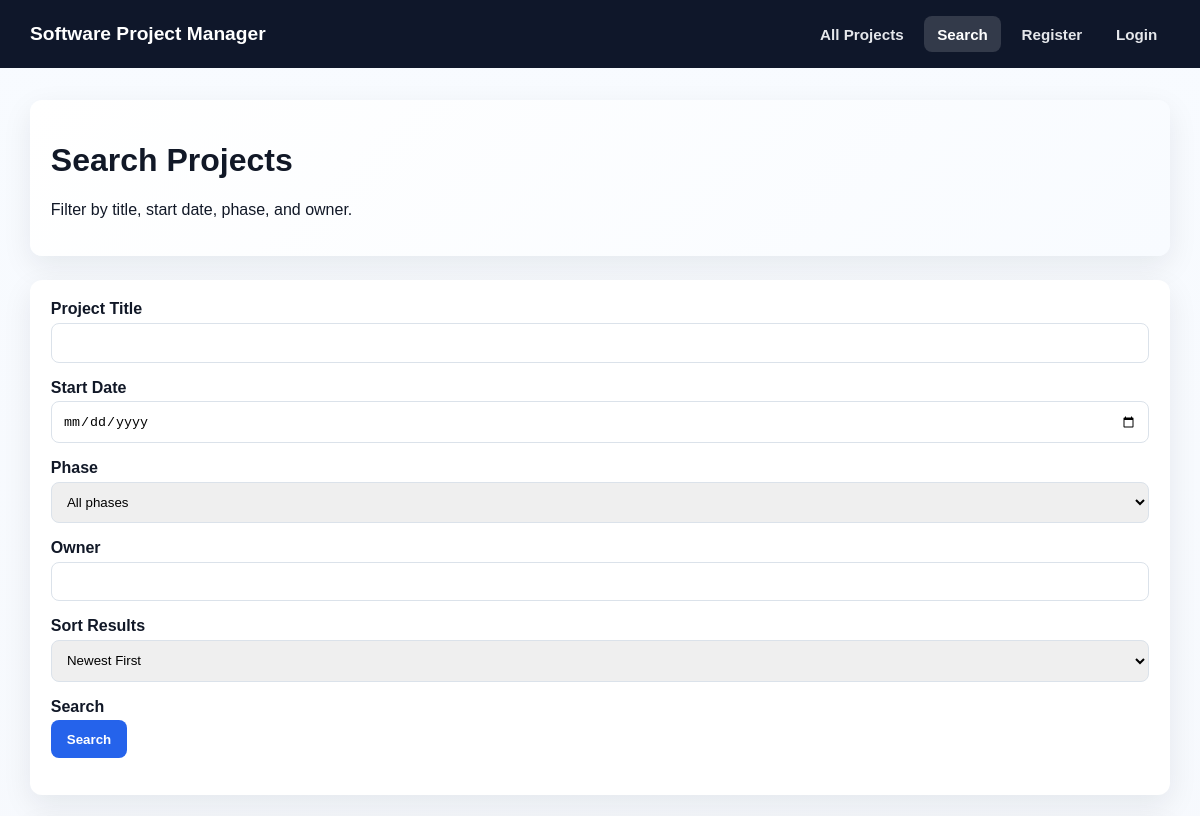
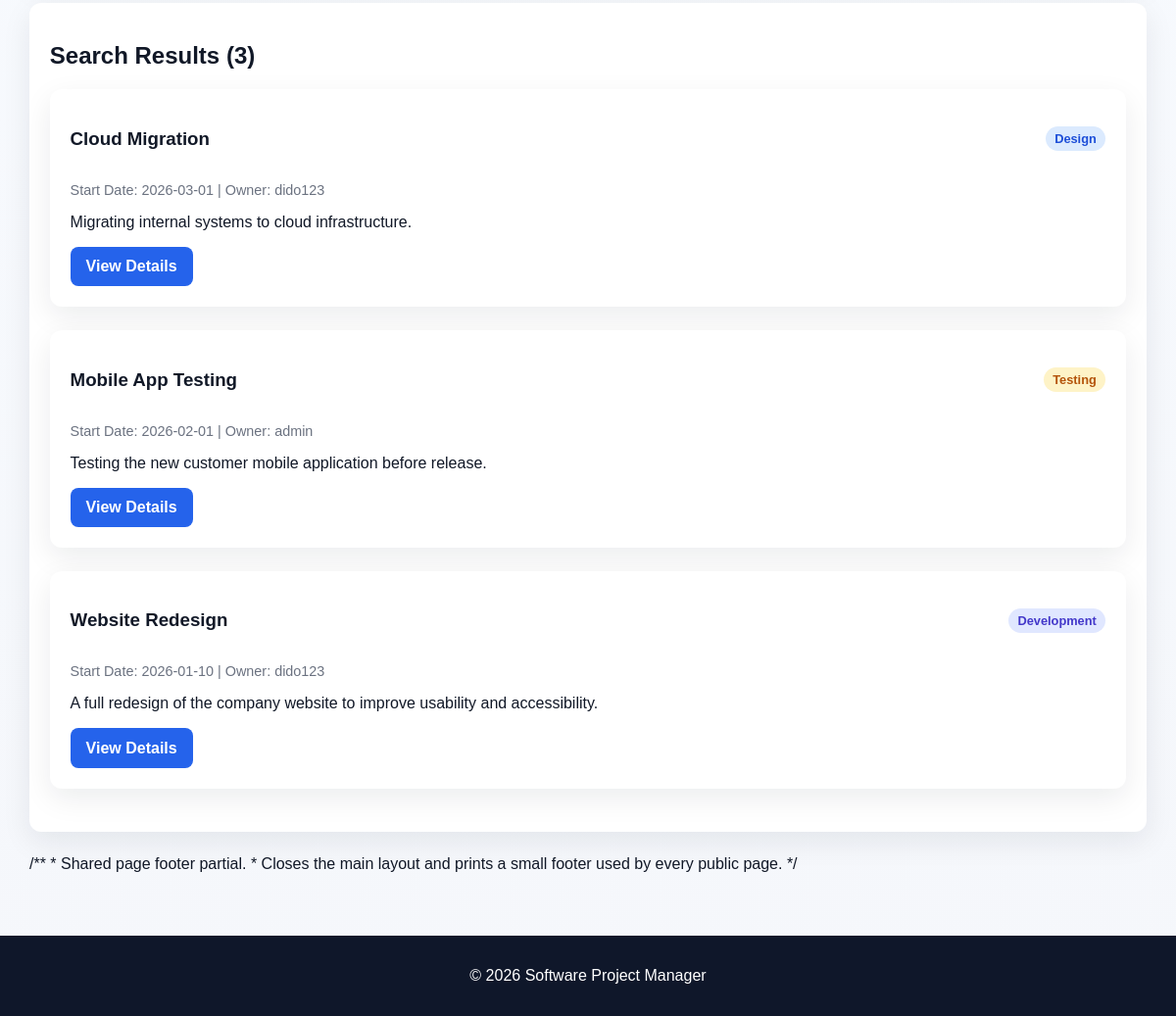
Screenshot of /search.php with the database file from the repository (2 pictures, top to bottom).
### tables this page shows
CREATE TABLE projects (
    pid INT UNSIGNED AUTO_INCREMENT PRIMARY KEY,
    title VARCHAR(150) NOT NULL,
    start_date DATE NOT NULL,
    end_date DATE DEFAULT NULL,
    short_description TEXT NOT NULL,
    phase ENUM('design', 'development', 'testing', 'deployment', 'complete') NOT NULL,
    uid INT UNSIGNED NOT NULL,
    created_at TIMESTAMP DEFAULT CURRENT_TIMESTAMP,
    updated_at TIMESTAMP DEFAULT CURRENT_TIMESTAMP ON UPDATE CURRENT_TIMESTAMP,
    CONSTRAINT fk_projects_user
        FOREIGN KEY (uid) REFERENCES users(uid)
        ON DELETE CASCADE
        ON UPDATE CASCADE
);

CREATE TABLE users (
    uid INT UNSIGNED AUTO_INCREMENT PRIMARY KEY,
    username VARCHAR(50) NOT NULL UNIQUE,
    password VARCHAR(255) NOT NULL,
    email VARCHAR(100) NOT NULL UNIQUE,
    role ENUM('user', 'admin') NOT NULL DEFAULT 'user',
    created_at TIMESTAMP DEFAULT CURRENT_TIMESTAMP
);

### includes/functions.php (called while the page is built, shortened)
<?php
function e(string $value): string
{
    return htmlspecialchars($value, ENT_QUOTES, 'UTF-8');
}
function normalizeString(string $value): string
{
    return trim($value);
}
function phaseLabel(string $phase): string
{
    return ucfirst($phase);
}

### public/search.php (the view, shortened to what this page needs)
<?php
require_once __DIR__ . '/../includes/functions.php';
$pdo = getPDO();
$keyword = normalizeString($_GET['keyword'] ?? '');
$startDate = normalizeString($_GET['start_date'] ?? '');
$owner = normalizeString($_GET['owner'] ?? '');
$sort = $_GET['sort'] ?? 'start_desc';
$sortOptions = [
    'start_desc' => 'p.start_date DESC, p.pid DESC',
    'start_asc'  => 'p.start_date ASC, p.pid ASC',
    'title_asc'  => 'p.title ASC, p.pid ASC',
    'title_desc' => 'p.title DESC, p.pid DESC'
];
$orderBy = $sortOptions[$sort] ?? $sortOptions['start_desc'];
$where = [];
$whereSql = $where ? 'WHERE ' . implode(' AND ', $where) : '';
$countSql = "SELECT COUNT(*) FROM projects p INNER JOIN users u ON p.uid = u.uid {$whereSql}";
$countStmt = $pdo->prepare($countSql);
$countStmt->execute();
$totalProjects = (int) $countStmt->fetchColumn();
$pagination = paginate($totalProjects, 5);
$sql = "
    SELECT p.pid, p.title, p.start_date, p.short_description, p.phase, u.username
    FROM projects p
    INNER JOIN users u ON p.uid = u.uid
    {$whereSql}
    ORDER BY {$orderBy}
    LIMIT :limit OFFSET :offset
";
$stmt = $pdo->prepare($sql);
$stmt->bindValue(':limit', $pagination['per_page'], PDO::PARAM_INT);
$stmt->bindValue(':offset', $pagination['offset'], PDO::PARAM_INT);
$stmt->execute();
$projects = $stmt->fetchAll();
require_once __DIR__ . '/../includes/header.php';
?>
<div class="card hero-card">
    <h1>Search Projects</h1>
    <p class="small-text">Filter by title, start date, phase, and owner.</p>
</div>
<div class="card">
    <form method="GET" action="search.php">
        <div class="search-bar">
            <div class="form-group">
                <label for="keyword">Project Title</label>
                <input type="text" id="keyword" name="keyword" value="<?= e($keyword) ?>">
            </div>
            <div class="form-group">
                <label for="start_date">Start Date</label>
                <input type="date" id="start_date" name="start_date" value="<?= e($startDate) ?>">
            </div>
            <div class="form-group">
                <label for="phase">Phase</label>
                <select name="phase" id="phase">
                    <option value="">All phases</option>
                </select>
            </div>
            <div class="form-group">
                <label for="owner">Owner</label>
                <input type="text" id="owner" name="owner" value="<?= e($owner) ?>">
            </div>
            <div class="form-group">
                <label for="sort">Sort Results</label>
                <select name="sort" id="sort">
                    <option value="start_desc" <?= $sort === 'start_desc' ? 'selected' : '' ?>>Newest First</option>
                </select>
            </div>
            <div class="form-group sort-button-wrap">
                <label class="visually-hidden" for="search-submit">Search</label>
                <button id="search-submit" type="submit">Search</button>
            </div>
        </div>
    </form>
</div>
<div class="card">
    <h2>Search Results (<?= $totalProjects ?>)</h2>
    <?php if (!$projects): ?>
        <p>No matching projects found.</p>
    <?php else: ?>
        <?php foreach ($projects as $project): ?>
            <article class="card project-card">
                <div class="project-top">
                    <h3><?= e($project['title']) ?></h3>
                    <span class="badge badge-<?= e($project['phase']) ?>"><?= e(phaseLabel($project['phase'])) ?></span>
                </div>
                <p class="project-meta">Start Date: <?= e($project['start_date']) ?> | Owner: <?= e($project['username']) ?></p>
                <p><?= e($project['short_description']) ?></p>
                <div class="actions">
                    <a class="btn" href="project.php?id=<?= (int) $project['pid'] ?>">View Details</a>
                </div>
            </article>
        <?php endforeach; ?>
    <?php endif; ?>
</div>
<?php require_once __DIR__ . '/../includes/footer.php'; ?>

### public/assets/css/style.css (style rules this page uses)
* { box-sizing: border-box; }
:root { --bg: #f5f7fb; --surface: #ffffff; --surface-alt: #f8fafc; --text: #111827; --muted: #6b7280; --primary: #2563eb; --primary-dark: #1d4ed8; --secondary: #374151; --secondary-dark: #1f2937; --danger: #dc2626; --danger-dark: #b91c1c; --success: #166534; --success-bg: #dcfce7; --error-bg: #fee2e2; --error-text: #991b1b; --border: #dbe2ea; --shadow: 0 10px 30px rgba(15, 23, 42, 0.08); --radius: 14px; }
body { margin: 0; font-family: Arial, Helvetica, sans-serif; background: linear-gradient(180deg, #f8fbff 0%, #f5f7fb 100%); color: var(--text); }
.card { background: #fff; padding: 1.3rem; border-radius: 12px; box-shadow: var(--shadow); margin-bottom: 1.5rem; }
.hero-card { background: linear-gradient(135deg, #ffffff 0%, #f8fbff 100%); }
.project-card { background: #fff; }
.project-top { display: flex; justify-content: space-between; align-items: center; }
.project-meta { color: var(--muted); font-size: 0.9rem; }
.form-group { margin-bottom: 1rem; }
label { font-weight: bold; display: block; margin-bottom: 0.3rem; }
input, select, textarea { width: 100%; padding: 0.7rem; border-radius: 8px; border: 1px solid var(--border); }
button, .btn { background: var(--primary); color: #fff; padding: 0.7rem 1rem; border-radius: 8px; border: none; cursor: pointer; font-weight: bold; text-decoration: none; }
.actions { display: flex; gap: 0.5rem; flex-wrap: wrap; }
.badge { padding: 0.3rem 0.6rem; border-radius: 20px; font-size: 0.8rem; font-weight: bold; }
.badge-design { background: #dbeafe; color: #1d4ed8; }
.badge-development { background: #e0e7ff; color: #4338ca; }
.badge-testing { background: #fef3c7; color: #b45309; }

### rows the page displays
projects: title "Cloud Migration", phase "Design", start_date "2026-03-01", uid.username "dido123", short_description "Migrating internal systems to cloud infrastructure."
projects: title "Mobile App Testing", phase "Testing", start_date "2026-02-01", uid.username "admin", short_description "Testing the new customer mobile application before release."
projects: title "Website Redesign", phase "Development", start_date "2026-01-10", uid.username "dido123", short_description "A full redesign of the company website to improve usability and accessibility."

### other values shown
APP_NAME "Software Project Manager"
$totalProjects "3"
